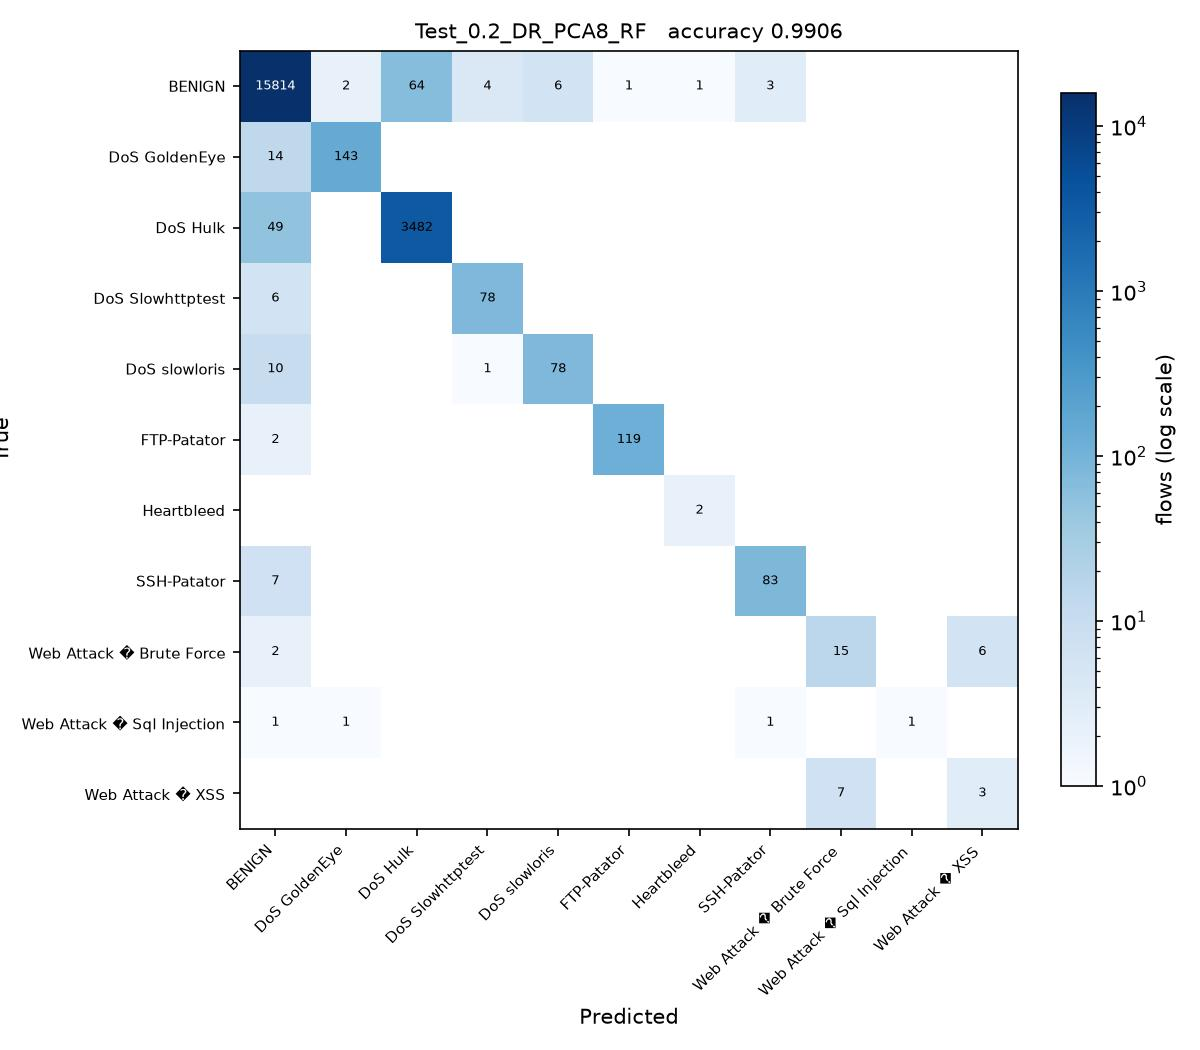

Recreate this plot in Python.
# Test_0.2_DR_PCA8_RF.py
#
# Test size 0.2  |  PCA, 8 components  |  Random Forest (sheet #7)
#
# This is SGDC_60_40.py with the changes marked CHANGE below and nothing else.

import os
from pathlib import Path

# CHANGE 1: find the folder holding the three CSV files and run from there, so
# the plain file names below resolve no matter where this script is started
# from or how deeply it sits inside the project folder.
HERE = Path(__file__).resolve().parent
for PROJECT in [HERE, *HERE.parents]:
    if (PROJECT / 'Tuesday-WorkingHours.pcap_ISCX.csv').exists():
        os.chdir(PROJECT)
        break
else:
    raise SystemExit('Put this folder inside the folder that holds the three '
                     'CIC-IDS2017 CSV files, then run the script again.')
import numpy as np
import pandas as pd

df1 = pd.read_csv('Tuesday-WorkingHours.pcap_ISCX.csv', low_memory=True)
df2 = pd.read_csv('Wednesday-workingHours.pcap_ISCX.csv', low_memory=True)
df3 = pd.read_csv('Thursday-WorkingHours-Morning-WebAttacks.pcap_ISCX.csv', low_memory=True)

dataset = pd.concat([df1, df2, df3], ignore_index=True)

dataset.columns = dataset.columns.str.strip()

# CHANGE 2: a stratified sample of 100000 flows, the same for every run. An RBF
# SVM on all 1.3 million flows would take about an hour per script.
# At least 50 flows of every class are kept.
label = dataset.columns[-1]
dataset = pd.concat(
    [g.sample(n=min(len(g), max(50, round(100000 * len(g) / len(dataset)))), random_state=0)
     for _, g in dataset.groupby(label)],
    ignore_index=True
)

X = dataset.iloc[:, :-1]
y = dataset.iloc[:, -1]

X = X.apply(pd.to_numeric, errors='coerce')

X.replace([np.inf, -np.inf], np.nan, inplace=True)

from sklearn.impute import SimpleImputer

imputer = SimpleImputer(missing_values=np.nan, strategy='mean')
X = imputer.fit_transform(X)

from sklearn.preprocessing import LabelEncoder

labelencoder_y = LabelEncoder()
y = labelencoder_y.fit_transform(y)

from sklearn.model_selection import train_test_split

X_train, X_test, y_train, y_test = train_test_split(
    X,
    y,
    test_size=0.2,   # CHANGE 3: test size
    random_state=0,
    stratify=y
)

# CHANGE 4: PCA, from PCA_LDA_KErnel_PCA_CODE.pdf (fit only on training data)
from sklearn.decomposition import PCA

pca = PCA(n_components=8)
X_train = pca.fit_transform(X_train)
X_test = pca.transform(X_test)

# CHANGE 5: Random Forest (sheet #7) in place of SGDClassifier
from sklearn.ensemble import RandomForestClassifier

classifier = RandomForestClassifier(
    n_estimators=100,
    criterion='entropy',
    random_state=0
)

classifier.fit(X_train, y_train)

y_pred = classifier.predict(X_test) 

from sklearn.metrics import confusion_matrix
from sklearn.metrics import accuracy_score
from sklearn.metrics import precision_score
from sklearn.metrics import recall_score
from sklearn.metrics import f1_score
from sklearn.metrics import classification_report

cm = confusion_matrix(y_test, y_pred)

print("Confusion Matrix:\n")
print(cm)

print("\nAccuracy : {:.4f}".format(accuracy_score(y_test, y_pred)))
print("\nPrecision : {:.4f}".format(precision_score(y_test, y_pred, average='weighted')))
print("\nRecall : {:.4f}".format(recall_score(y_test, y_pred, average='weighted')))
print("\nF1 Score : {:.4f}".format(f1_score(y_test, y_pred, average='weighted')))

print("\nClassification Report:\n")
print(classification_report(y_test, y_pred))

# CHANGE 6: save the confusion matrix as Test_0.2_DR_PCA8_RF.jpg and record the result
import matplotlib
matplotlib.use('Agg')
import matplotlib.pyplot as plt
from matplotlib.colors import LogNorm

here = HERE                     # the folder this script sits in
names = [str(c) for c in labelencoder_y.classes_]
fig, ax = plt.subplots(figsize=(8, 7))
im = ax.imshow(cm, cmap='Blues', norm=LogNorm(vmin=1))
ax.set_xticks(range(len(names)), names, rotation=45, ha='right', fontsize=7)
ax.set_yticks(range(len(names)), names, fontsize=7)
ax.set_xlabel('Predicted')
ax.set_ylabel('True')
ax.set_title('Test_0.2_DR_PCA8_RF   accuracy {:.4f}'.format(accuracy_score(y_test, y_pred)), fontsize=10)
for i in range(cm.shape[0]):
    for j in range(cm.shape[1]):
        if cm[i, j]:
            ax.text(j, i, cm[i, j], ha='center', va='center', fontsize=6,
                    color='white' if cm[i, j] > cm.max() / 3 else 'black')
fig.colorbar(im, ax=ax, fraction=0.04, label='flows (log scale)')
fig.tight_layout()
fig.savefig(here / 'Test_0.2_DR_PCA8_RF.jpg', dpi=150)
plt.close(fig)

row = pd.DataFrame([{
    'Test': 0.2, 'DR': 'PCA8', 'Clas': 'RF',
    'Acc': round(accuracy_score(y_test, y_pred), 4),
    'Pre': round(precision_score(y_test, y_pred, average='weighted'), 4),
    'Rec': round(recall_score(y_test, y_pred, average='weighted'), 4),
    'F1': round(f1_score(y_test, y_pred, average='weighted'), 4),
    'script': 'Test_0.2_DR_PCA8_RF',
}])
out = PROJECT / 'results' / '75_runs_pca.csv'
out.parent.mkdir(exist_ok=True)
if out.exists():
    old = pd.read_csv(out)
    row = pd.concat([old[old['script'] != 'Test_0.2_DR_PCA8_RF'], row], ignore_index=True)
row.to_csv(out, index=False)
